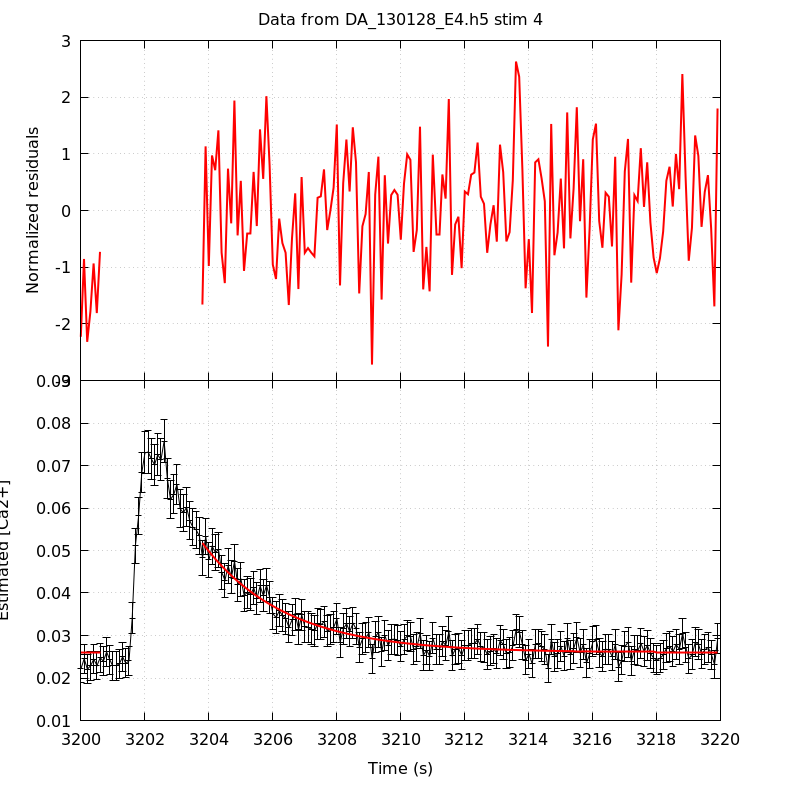

Generate this figure with gnuplot:
unset key
set grid
set multiplot title 'Data from DA_130128_E4.h5 stim 4' noenhanced layout 2,1 margins 0.1,0.9,0.1,0.95 spacing 0,0
set ylabel 'Normalized residuals'
set xtics format ''
plot 'DA_130128_E4_aba_RatioFit_s4' using 1:4 with lines linecolor rgb 'red' linewidth 2
set format x '%g'
set xlabel 'Time (s)'
set ylabel 'Estimated [Ca2+]'
plot 'DA_130128_E4_aba_CaRatio_s4' using 1:2:($3*1.96) with yerrorlines \
     linecolor rgb 'black' linewidth 1,                \
     'DA_130128_E4_aba_RatioFit_s4' using 1:3 with lines linecolor rgb 'red'\
     linewidth 2
unset multiplot
